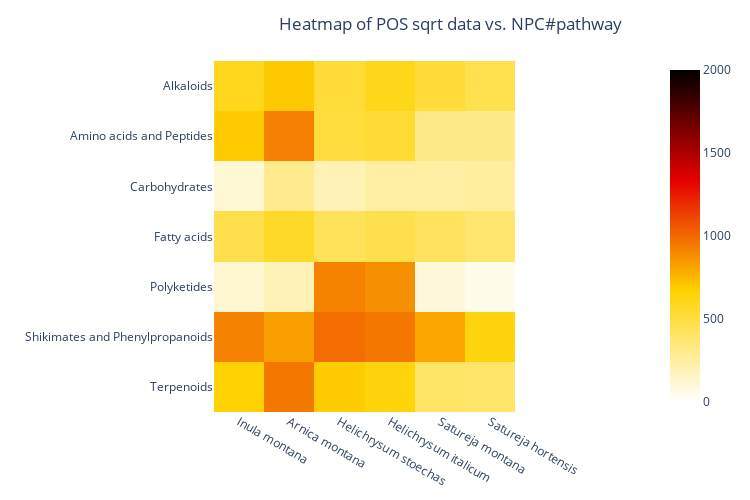

Notebook source saved alongside this figure:
### Code cell
import plotly.express as px

# Pivot the DataFrame to make 'NPC#superclass' the index and columns 'NEG_IM' to 'NEG_SH' as values
pivot_df = pos_superclass_sqrt.pivot(columns=[], values=pos_metadata['ATTRIBUTE_' + metadata].unique()[1:])

# Get the row and column names for the heatmap
row_names = pos_superclass_sqrt.index.to_list()
column_names = pivot_df.columns

# Create a heatmap using Plotly Express
fig = px.imshow(pivot_df.values, x=column_names, y=row_names , color_continuous_scale='hot_r', zmin=0, zmax=2000)

# Set plot labels and title
fig.update_layout(
    #xaxis=dict(title='sqrt Columns'),
    #yaxis=dict(title=chemical_family),
    title='Heatmap of POS sqrt data vs. ' + chemical_family,
    title_x=size[chemical_family][2],
    height=size[chemical_family][0],
    width=size[chemical_family][1]
)

# Show the plot
fig.show()
fig.write_image("clementine_images/Prov_Off_POS_pathway.svg")

### Figure 1 — Plotly figure (JSON) as saved in the notebook; plotly's stock layout.template omitted (floating-point values rounded to 4 significant figures)
{"data": [{"coloraxis": "coloraxis", "hovertemplate": "x: %{x}<br>y: %{y}<br>color: %{z}<extra></extra>", "name": "0", "type": "heatmap", "x": ["Inula montana", "Arnica montana", "Helichrysum stoechas", "Helichrysum italicum", "Satureja montana", "Satureja hortensis"], "xaxis": "x", "y": ["Alkaloids", "Amino acids and Peptides", "Carbohydrates", "Fatty acids", "Polyketides", "Shikimates and Phenylpropanoids", "Terpenoids"], "yaxis": "y", "z": [[591.3, 694.1, 514.5, 599.3, 516.3, 461.7], [686.5, 929.3, 506.4, 534.3, 309.0, 306.8], [109.4, 294.7, 191.3, 241.1, 244.4, 259.0], [467.4, 561.8, 432.3, 470.8, 419.0, 377.2], [120.1, 188.3, 918.3, 876.6, 95.06, 49.77], [920.1, 824.9, 987.7, 951.0, 804.1, 634.8], [658.5, 952.9, 686.1, 640.2, 403.5, 391.2]]}], "layout": {"coloraxis": {"cmax": 2000, "cmin": 0, "colorscale": [[0, "rgb(255,255,255)"], [0.3333, "rgb(255,210,0)"], [0.6667, "rgb(230,0,0)"], [1, "rgb(0, 0, 0)"]]}, "height": 500, "margin": {"t": 60}, "title": {"text": "Heatmap of POS sqrt data vs. NPC#pathway", "x": 0.6}, "width": 750, "xaxis": {"anchor": "y", "autorange": true, "constrain": "domain", "domain": [0.2337, 0.7663], "range": [-0.5, 5.5], "scaleanchor": "y", "type": "category"}, "yaxis": {"anchor": "x", "autorange": true, "constrain": "domain", "domain": [0, 1], "range": [6.5, -0.5], "type": "category"}}}
